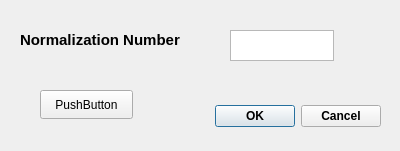
<?xml version="1.0" encoding="UTF-8"?>
<ui version="4.0">
 <class>NormalizeDialog</class>
 <widget class="QDialog" name="NormalizeDialog">
  <property name="geometry">
   <rect>
    <x>0</x>
    <y>0</y>
    <width>400</width>
    <height>151</height>
   </rect>
  </property>
  <property name="windowTitle">
   <string>Dialog</string>
  </property>
  <widget class="QDialogButtonBox" name="buttonBox">
   <property name="geometry">
    <rect>
     <x>40</x>
     <y>100</y>
     <width>341</width>
     <height>32</height>
    </rect>
   </property>
   <property name="font">
    <font>
     <bold>true</bold>
    </font>
   </property>
   <property name="orientation">
    <enum>Qt::Horizontal</enum>
   </property>
   <property name="standardButtons">
    <set>QDialogButtonBox::Cancel|QDialogButtonBox::Ok</set>
   </property>
  </widget>
  <widget class="QLabel" name="label">
   <property name="geometry">
    <rect>
     <x>20</x>
     <y>30</y>
     <width>201</width>
     <height>20</height>
    </rect>
   </property>
   <property name="font">
    <font>
     <pointsize>11</pointsize>
     <bold>true</bold>
    </font>
   </property>
   <property name="text">
    <string>Normalization Number</string>
   </property>
  </widget>
  <widget class="QPlainTextEdit" name="plainTextEdit">
   <property name="geometry">
    <rect>
     <x>230</x>
     <y>30</y>
     <width>104</width>
     <height>31</height>
    </rect>
   </property>
  </widget>
  <widget class="QPushButton" name="pushButton">
   <property name="geometry">
    <rect>
     <x>40</x>
     <y>90</y>
     <width>93</width>
     <height>29</height>
    </rect>
   </property>
   <property name="text">
    <string>PushButton</string>
   </property>
  </widget>
 </widget>
 <resources/>
 <connections>
  <connection>
   <sender>buttonBox</sender>
   <signal>accepted()</signal>
   <receiver>NormalizeDialog</receiver>
   <slot>accept()</slot>
   <hints>
    <hint type="sourcelabel">
     <x>248</x>
     <y>254</y>
    </hint>
    <hint type="destinationlabel">
     <x>157</x>
     <y>274</y>
    </hint>
   </hints>
  </connection>
  <connection>
   <sender>buttonBox</sender>
   <signal>rejected()</signal>
   <receiver>NormalizeDialog</receiver>
   <slot>reject()</slot>
   <hints>
    <hint type="sourcelabel">
     <x>316</x>
     <y>260</y>
    </hint>
    <hint type="destinationlabel">
     <x>286</x>
     <y>274</y>
    </hint>
   </hints>
  </connection>
 </connections>
</ui>
